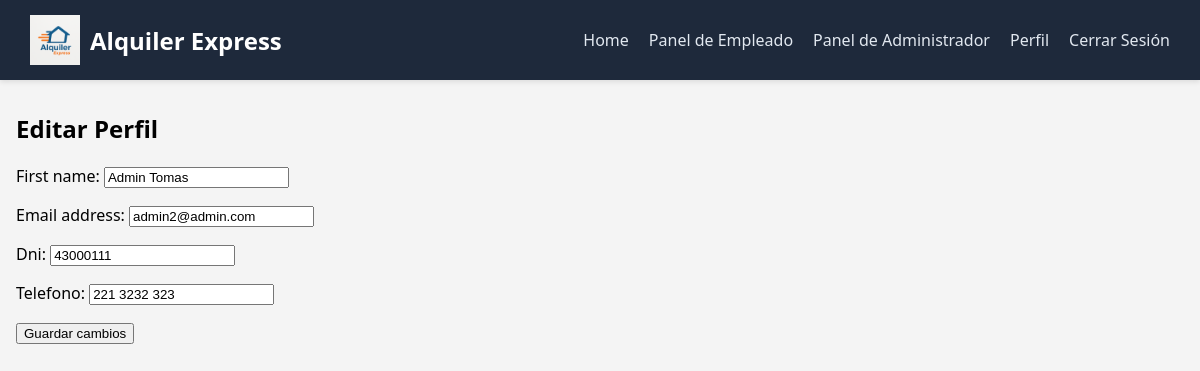
The app's page /usuarios/perfil/editar/ (signed in), older data.
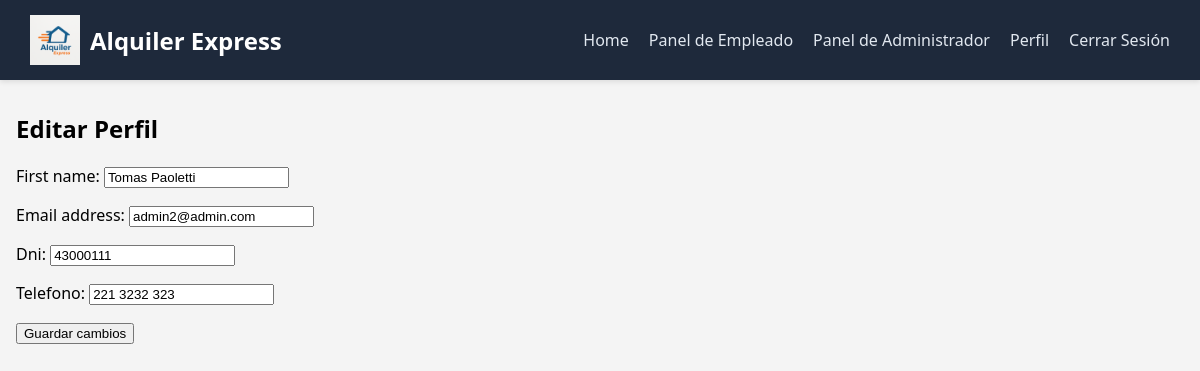
The same page, newer data.
### gestion_usuarios/models.py (models this page shows, shortened)
class Usuario(AbstractUser):
    dni = models.CharField(max_length=10, unique=True)
    telefono = models.CharField(max_length=20)

### gestion_usuarios/views.py (the view)
# urls.py: path('perfil/editar/', views.editar_perfil, name='editar_perfil'),
@login_required
def editar_perfil(request):
    usuario = request.user
    if request.method == 'POST':
        form = EditarPerfilForm(request.POST, instance=usuario)
        if form.is_valid():
            form.save()
            return redirect('perfil_usuario')
    else:
        form = EditarPerfilForm(instance=usuario)
    return render(request, 'gestion_usuarios/editar_perfil.html', {'form': form})

### gestion_usuarios/forms.py
class EditarPerfilForm(forms.ModelForm):
    class Meta:
        model = Usuario
        fields = ['first_name', 'email', 'dni', 'telefono']

### templates/gestion_usuarios/editar_perfil.html (shortened to what this page needs)
{% extends 'base.html' %}
{% load static %}
{% block content %}
<div class="editar-perfil-container">
    <h2>Editar Perfil</h2>
    <form method="post">
        {{ form.as_p }}
        <button type="submit">Guardar cambios</button>
    </form>
</div>
{% endblock %}

Row changes from the older to the newer data that the page shows:
changed Usuario "admin2@admin.com": first_name "Admin Tomas" → "Tomas Paoletti"
